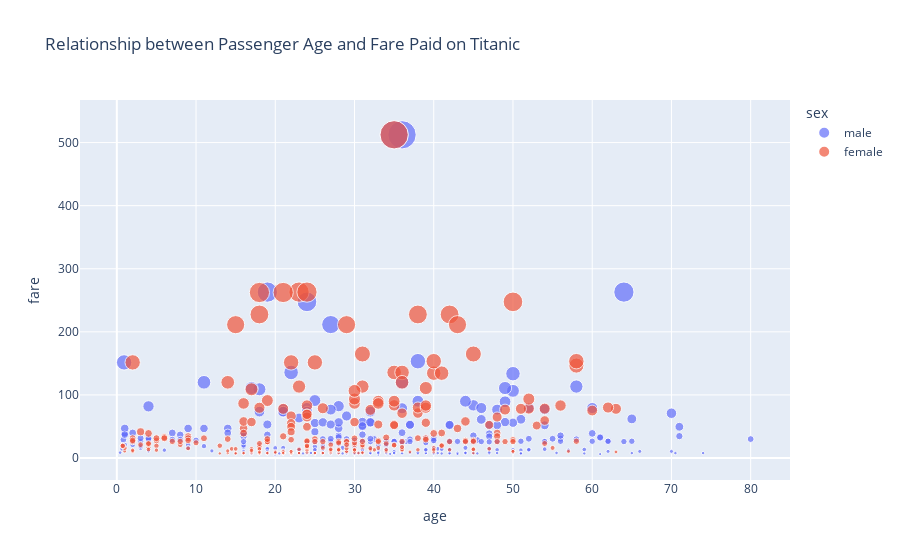

The cell this chart's notebook holds for it:
### Markdown cell above
---
## 2.Bubble Plot(scatter plot with size parameter )

### Code cell
fig = px.scatter(df, x='age', y='fare',color='sex',title='Relationship between Passenger Age and Fare Paid on Titanic',size='fare')
fig.show()

### Figure 1 — Plotly figure (JSON) as saved in the notebook; plotly's stock layout.template omitted (floating-point values rounded to 4 significant figures; data arrays with more than 128 entries replaced by an {"elided": "..."} marker saying what was removed)
{"data": [{"hovertemplate": "sex=male<br>age=%{x}<br>fare=%{marker.size}<extra></extra>", "legendgroup": "male", "marker": {"color": "#636efa", "size": {"elided": "577 float values"}, "sizemode": "area", "sizeref": 1.281, "symbol": "circle"}, "mode": "markers", "name": "male", "orientation": "v", "showlegend": true, "type": "scatter", "x": {"elided": "577 float values"}, "xaxis": "x", "y": {"elided": "577 float values"}, "yaxis": "y"}, {"hovertemplate": "sex=female<br>age=%{x}<br>fare=%{marker.size}<extra></extra>", "legendgroup": "female", "marker": {"color": "#EF553B", "size": {"elided": "314 float values"}, "sizemode": "area", "sizeref": 1.281, "symbol": "circle"}, "mode": "markers", "name": "female", "orientation": "v", "showlegend": true, "type": "scatter", "x": {"elided": "314 float values"}, "xaxis": "x", "y": {"elided": "314 float values"}, "yaxis": "y"}], "layout": {"legend": {"itemsizing": "constant", "title": {"text": "sex"}, "tracegroupgap": 0}, "title": {"text": "Relationship between Passenger Age and Fare Paid on Titanic"}, "xaxis": {"anchor": "y", "domain": [0, 1], "title": {"text": "age"}}, "yaxis": {"anchor": "x", "domain": [0, 1], "title": {"text": "fare"}}}}
